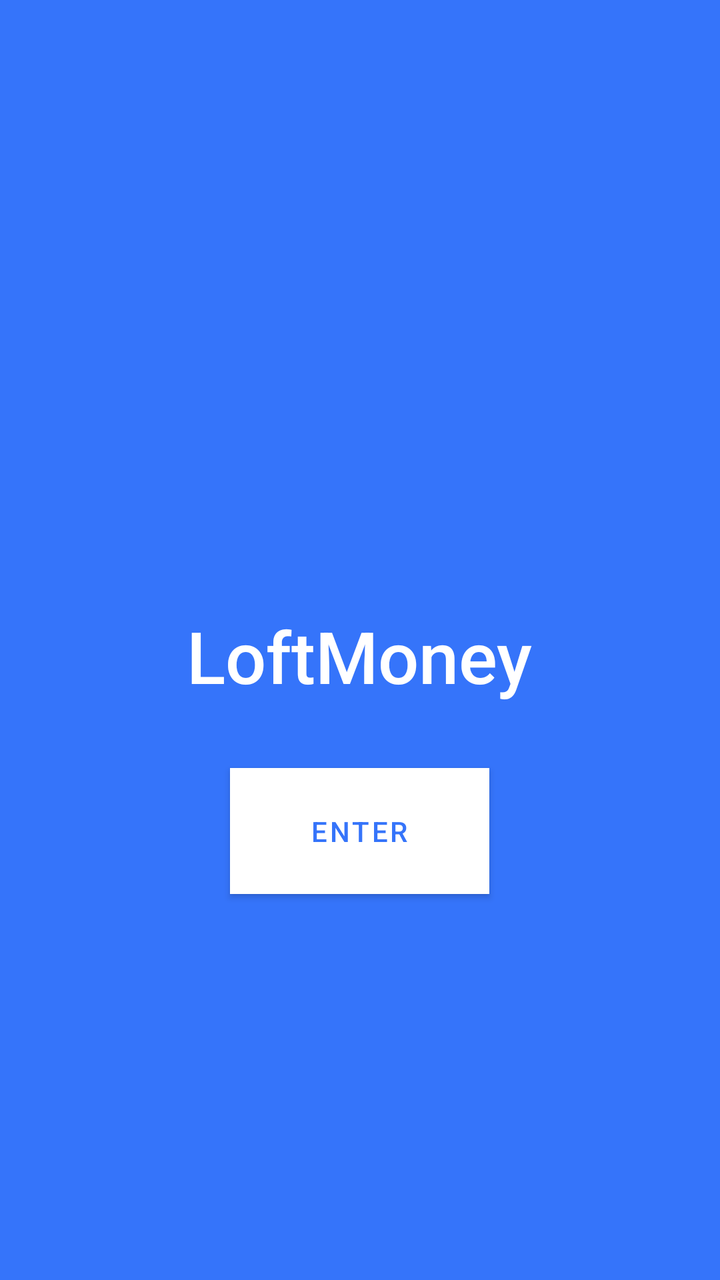
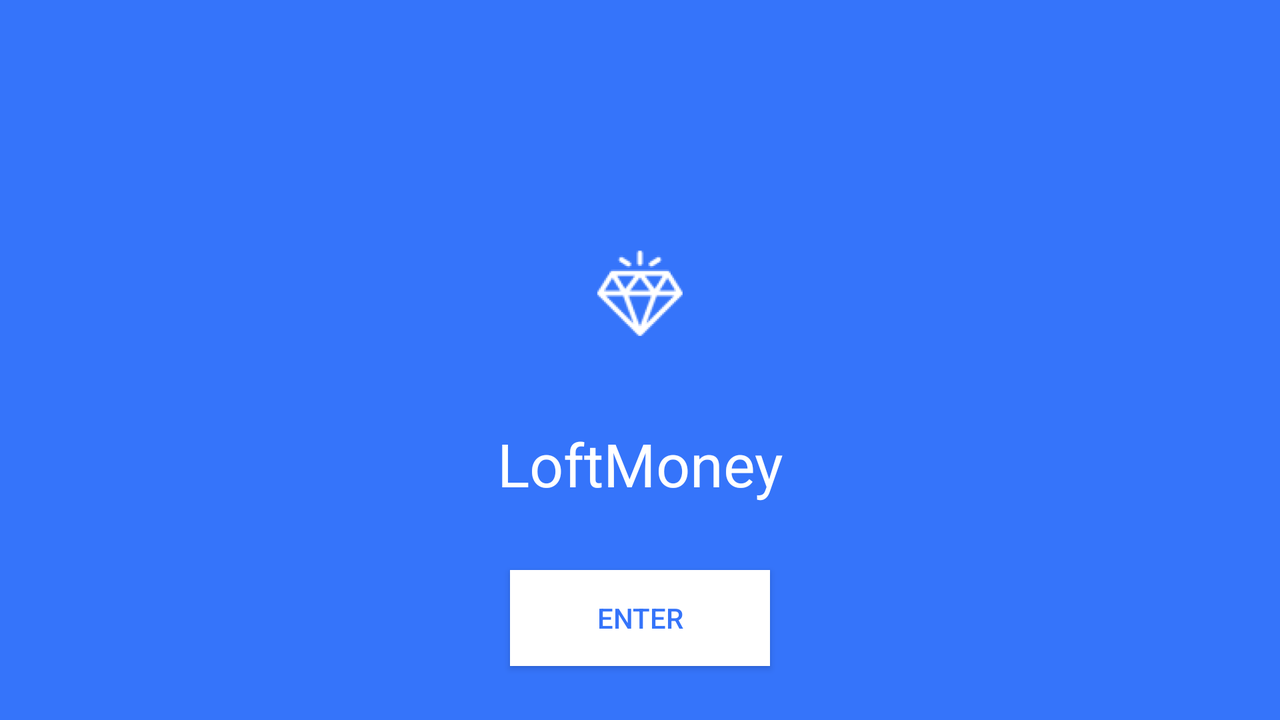

First picture: res/layout/ on a phone held upright. Second picture: the repository's own variant of that layout, on a device whose configuration matches the variant's folder. Source for both follows.
<!-- AndroidManifest.xml: activity theme AddActivityTheme -->
<!-- res/layout/activity_main.xml -->
<?xml version="1.0" encoding="utf-8"?>
<LinearLayout
    xmlns:android="http://schemas.android.com/apk/res/android"
    xmlns:app="http://schemas.android.com/apk/res-auto"
    xmlns:tools="http://schemas.android.com/tools"
    android:layout_width="match_parent"
    android:layout_height="match_parent"
    android:background="@color/colorPrimary"
    android:orientation="vertical"
    android:gravity="center"
    tools:context=".MainActivity">


    <ImageView
        android:id="@+id/img"
        android:layout_width="93dp"
        android:layout_height="93dp"
        android:src="@drawable/icon_vector" />

    <TextView
        android:id="@+id/Title"
        style="@style/TextStyle"
        android:layout_width="wrap_content"
        android:layout_height="wrap_content"
        android:layout_marginTop="18dp"
        android:layout_marginBottom="32dp"
        android:text="@string/HelloWorld" />

    <android.support.design.button.MaterialButton
        android:id="@+id/enter"
        app:cornerRadius="24dp"
        app:backgroundTint="@color/white"
        android:layout_width="wrap_content"
        android:layout_height="wrap_content"
        android:background="@color/white"
        android:textSize="14sp"
        android:fontFamily="sans-serif-medium"
        android:text="@string/enter"
        android:textColor="@color/enter_button_color"
        android:paddingStart="40dp"
        android:paddingEnd="40dp"
        android:paddingTop="16dp"
        android:paddingBottom="16dp"/>

</LinearLayout>
<!-- resources referenced by this layout -->
<resources>
  <color name="colorPrimary">#3574fa</color>
  <color name="enter_button_color">#3574fa</color>
  <color name="white">#ffff</color>
  <string name="HelloWorld">LoftMoney</string>
  <string name="enter">Enter</string>
  <style name="TextStyle">
          <item name="android:textSize">36sp</item>
          <item name="android:fontFamily">sans-serif-medium</item>
          <item name="android:textStyle">normal</item>
          <item name="android:textColor">@android:color/white</item>
      </style>
  <style name="AddActivityTheme" parent="Theme.MaterialComponents.Light.NoActionBar">
          <item name="colorPrimary">@color/colorPrimary</item>
          <item name="colorPrimaryDark">@color/colorPrimaryDark</item>
          <item name="colorAccent">@color/colorInactiveGrey</item>
      </style>
  <color name="colorPrimaryDark">#326EEE</color>
  <color name="colorInactiveGrey">#dbdbdb</color>
</resources>
<!-- res/layout-land/activity_main.xml (the author's variant of the layout above) -->
<!-- drawn on the phone turned sideways -->
<?xml version="1.0" encoding="utf-8"?>
<LinearLayout xmlns:android="http://schemas.android.com/apk/res/android"
    xmlns:app="http://schemas.android.com/apk/res-auto"
    xmlns:tools="http://schemas.android.com/tools"
    android:layout_width="match_parent"
    android:layout_height="match_parent"
    android:background="#3574fa"
    android:orientation="vertical"
    tools:context=".MainActivity">


    <ImageView
        android:id="@+id/img"
        android:layout_width="93dp"
        android:layout_height="93dp"
        android:layout_gravity="center"
        android:layout_marginTop="100dp"
        android:src="@mipmap/icon" />

    <TextView
        android:id="@+id/Title"
        android:layout_width="174dp"
        android:layout_height="42dp"
        android:layout_gravity="center"
        android:layout_marginTop="18dp"
        android:gravity="center"
        android:text="@string/HelloWorld"
        android:textColor="#ffff"
        android:textSize="30sp"
        android:typeface="normal" />

    <Button
        android:id="@+id/enter"
        android:layout_width="130dp"
        android:layout_height="48dp"
        android:layout_marginTop="32dp"
        android:layout_gravity="center"
        android:background="#ffff"
        android:text="@string/enter"
        android:textColor="@color/enter_button_color"/>

</LinearLayout>
<!-- resources referenced by the variant -->
<!-- as the phone turned sideways resolves them -->
<resources>
  <color name="enter_button_color">#3574fa</color>
  <!-- mipmap icon: png bitmap (mipmap-hdpi, 3930 bytes) -->
  <string name="HelloWorld">LoftMoney</string>
  <string name="enter">Enter</string>
  <style name="AddActivityTheme" parent="Theme.MaterialComponents.Light.NoActionBar">
          <item name="colorPrimary">@color/colorPrimary</item>
          <item name="colorPrimaryDark">@color/colorPrimaryDark</item>
          <item name="colorAccent">@color/colorInactiveGrey</item>
      </style>
  <color name="colorPrimary">#3574fa</color>
  <color name="colorPrimaryDark">#326EEE</color>
  <color name="colorInactiveGrey">#dbdbdb</color>
</resources>
